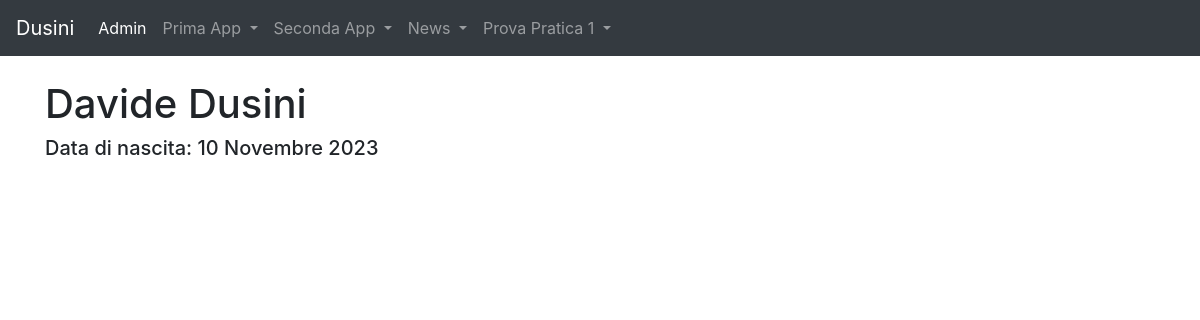
/news/giornalisti/4, run on an earlier commit of the app's database.
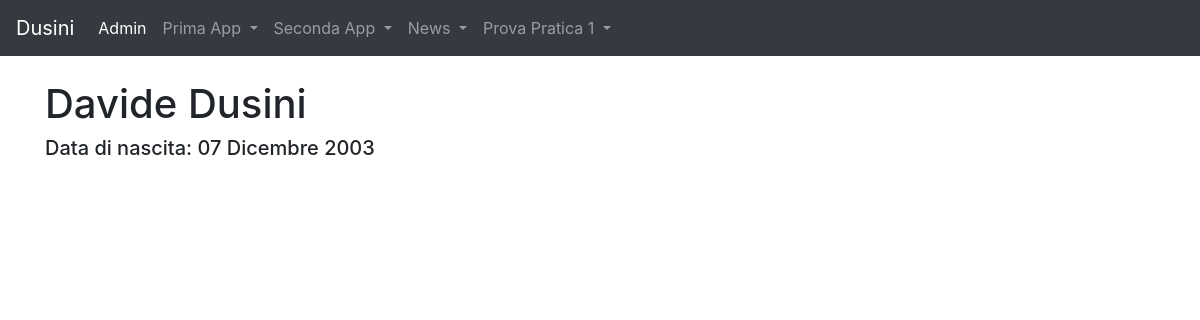
And on a later commit of the database.
### news/models.py (models this page shows, shortened)
class Giornalista(models.Model):
    nome = models.CharField(max_length=20)
    cognome = models.CharField(max_length=20)
    anno_di_nascita = models.DateField(blank=True)
    class Meta:
        verbose_name = "Giornalista"
        verbose_name_plural = "Giornalisti"

### news/views.py (the view)
# urls.py: path('giornalisti/<int:pk>', giornalistaDetailView, name="giornalista_detail")
def giornalistaDetailView(request, pk):
  giornalista = get_object_or_404(Giornalista, pk=pk)
  context = {"giornalista": giornalista}
  return render(request, "giornalista_detail.html", context)

### news/templates/giornalista_detail.html (shortened to what this page needs)
{% extends "base.html" %}
{%block content%}
<h1>{{giornalista.nome}} {{giornalista.cognome}}</h1>
    <h5>
        Data di nascita: {{giornalista.anno_di_nascita}}
    </h5>
{%endblock content%}

What changed in the data, as far as the page shows it:
changed Giornalista "Davide": anno_di_nascita "10 Novembre 2023" → "07 Dicembre 2003"
